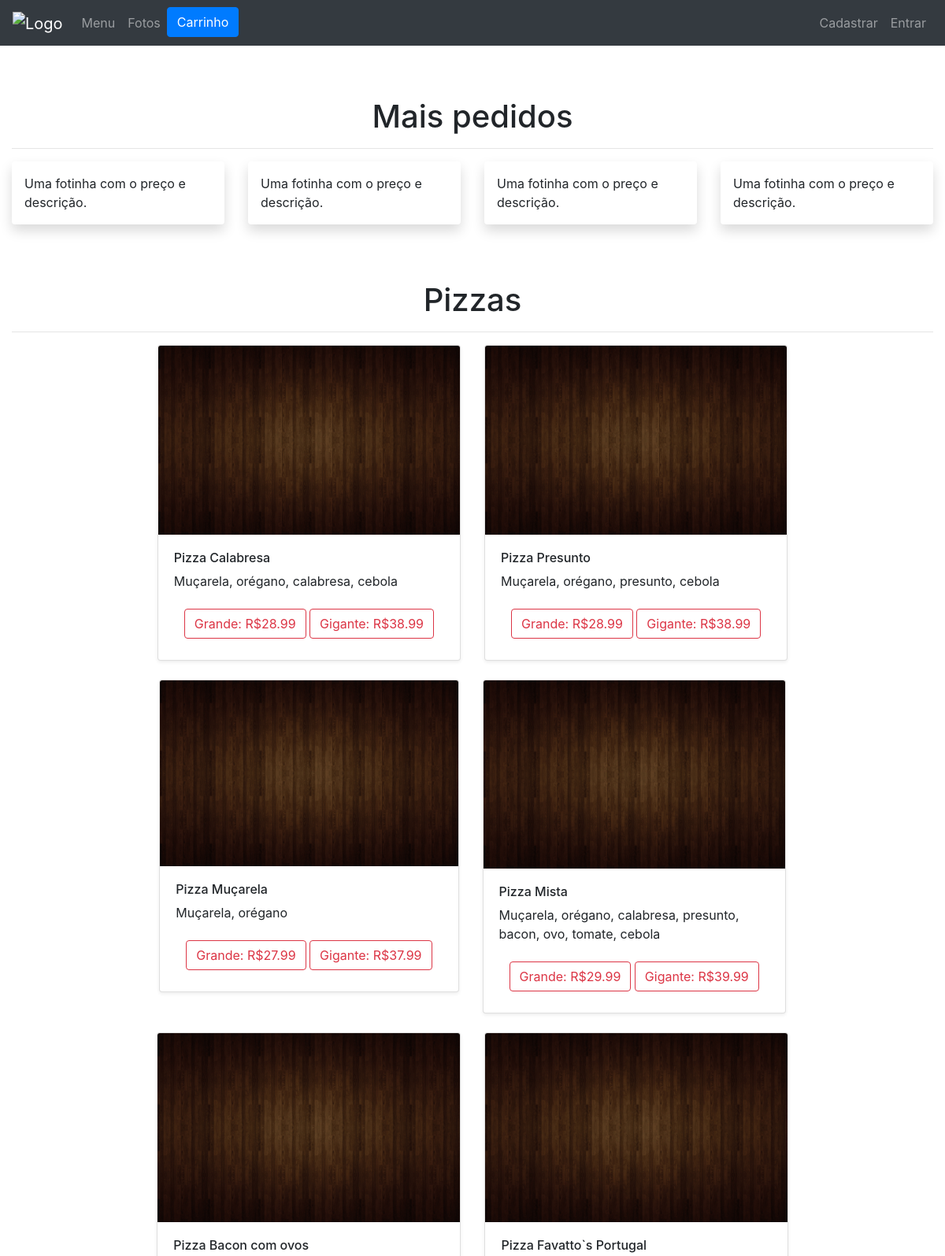
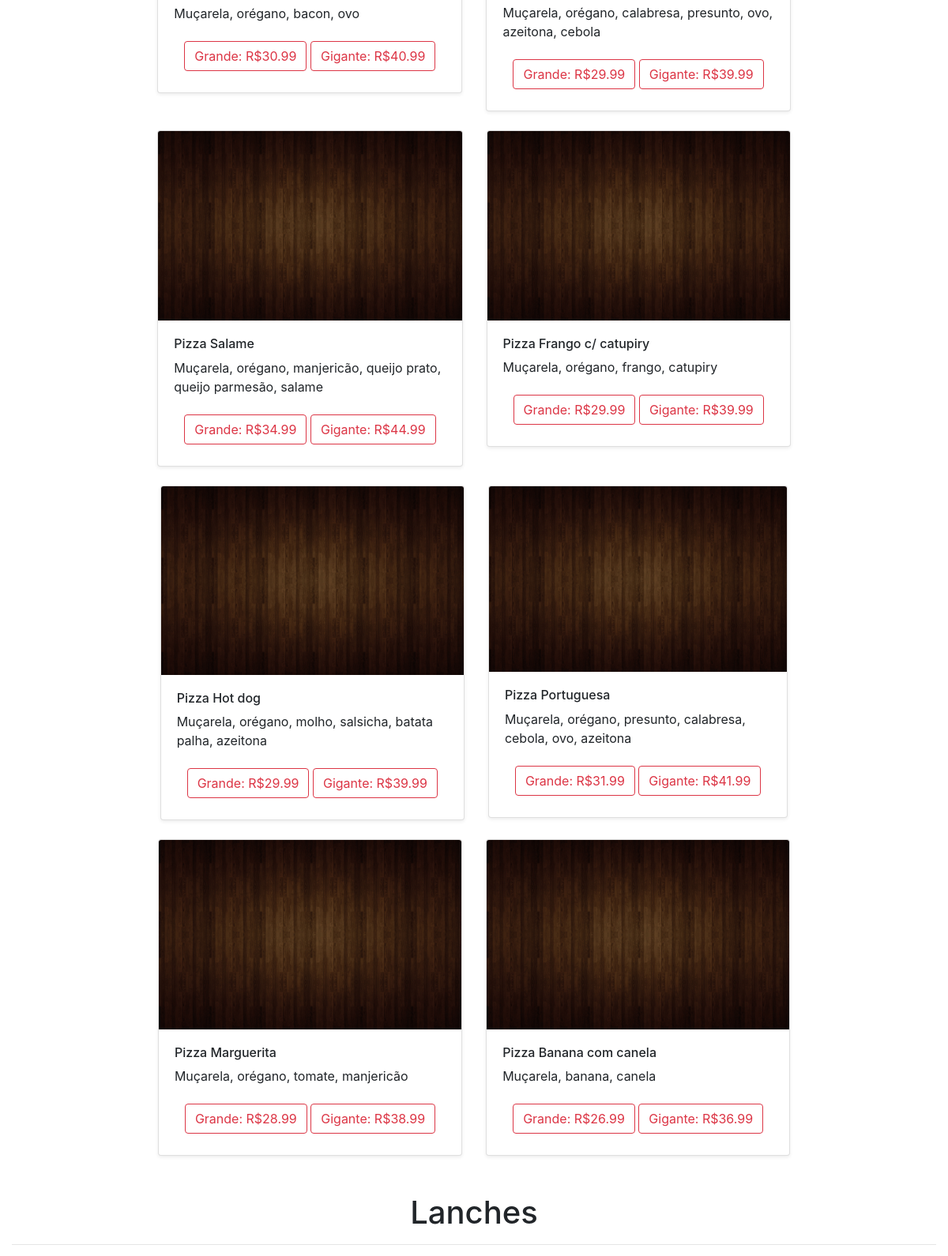
/Inicial/index.php (upper part), run on the app's committed database (2 pictures, top to bottom).
### tables this page shows
CREATE TABLE produto(
    id int AUTO_INCREMENT,
    nome varchar(50),
    descricao varchar (300),
    qtdd_vendida int,
    preco_normal float,
    preco_grande float,
    preco_gigante float,
    categoria int,
    imagem varchar(2048),
    estado boolean,
    primary key (id),
    foreign key (categoria) references categoria(id)
);

### Inicial/model.php (called while the page is built, shortened)
<?php
function PegarProdutos($categoria){
    $con = CriarConexao();
    $consulta = $con->prepare("SELECT * FROM produto WHERE categoria = :categoria");
    $consulta->bindValue(':categoria', $categoria);
    $consulta->execute();
    $dados = $consulta->fetchAll();
    return $dados;
}
?>

### Inicial/ctrl.php (called while the page is built)
<?php
require_once("model.php");
function listarProdutos($categoria) {
    return PegarProdutos($categoria);
}
?>

### Inicial/index.php (the view, shortened to what this page needs)
<!doctype html>
<html>
<head>
  <link rel="stylesheet" href="../Estilo/Perfil.css">
  <link rel="stylesheet" href="../Estilo/bootstrap-4.1.3-dist/css/bootstrap.min.css">
</head>
<body>
  <nav class="navbar navbar-expand-sm bg-dark navbar-dark fixed-top">
      <a class="navbar-brand" href="#">
              <img src="bird.jpg" alt="Logo" style="width:40px;">
      </a>
      <div class="collapse navbar-collapse" id="collapsibleNavbar">
      <ul class="navbar-nav">
        <li class="nav-item dropdown">
          <a class="nav-link" href="../Inicial/index.php">Menu</a>
        </li>
        <li class="nav-item">
          <a class="nav-link" href="../Fotos/pagfotosView.php">Fotos</a>
        </li>
        <li class="nav-item">
          <a href="#" class="btn btn-primary" data-toggle="popover" data-popover-content="#a1" data-placement="top">Carrinho</a>
        </li>
      </ul>
    </div>
    <?php
    if (!isset($_SESSION["logi"])) {
      echo '
      <div class ="collapse navbar-collapse" id="collapsibleNavbar">
      <ul class ="navbar-nav ml-auto">
      <li class="nav-item">
       <a class="nav-link" href="../Cadastro/CadastroView.php">Cadastrar</a>
      </li>
      <li class="nav-item">
       <a class="nav-link" href="../Login/LoginView.php">Entrar</a>
      </li>
      </ul>
        </div>';
    }
    ?>
  </nav>
  <div class="container-fluid" style="margin-top: 100px;">
    <br>
    <h1 style="text-align: center">Mais pedidos </h1>
    <hr>
    <div class="row">
      <div class="col-sm">
        <div class="shadow p-3 mb-5 bg-white rounded">
          Uma fotinha com o preço e descrição.
        </div>
      </div>
      <div class="col-sm">
        <div class="shadow p-3 mb-5 bg-white rounded">
          Uma fotinha com o preço e descrição.
        </div>
      </div>
      <div class="col-sm">
        <div class="shadow p-3 mb-5 bg-white rounded">
          Uma fotinha com o preço e descrição.
        </div>
      </div>
      <div class="col-sm">
        <div class="shadow p-3 mb-5 bg-white rounded">
          Uma fotinha com o preço e descrição.
        </div>
      </div>
    </div>
    <br>
    <h1 style="text-align: center">Pizzas </h1>
    <hr>
    <div class="row justify-content-center">
      <?php
      require_once("ctrl.php");
      $produtos = listarProdutos(1);
      foreach ($produtos as $produto) {
        ?>
        <div class="col-md-4" style="max-width: 777px;">
          <div class="card mb-4 shadow-sm">
            <img class="card-img-top" src="<?php echo $produto['imagem']; ?>" alt="<?php echo $produto['nome']; ?>">
            <div class="card-body">
              <h6> <?php echo $produto['nome']; ?> </h6>
              <p class="card-text"><?php echo $produto['descricao']; ?></p>
              <div class="d-flex justify-content-between align-items-center">
              <div class="btn">
                  <?php
                  require_once("../PagUsuario/PerfilCtrl.php");
                    if (isset($login)) {
                      $dados = PegardadosCtrl($login);
                      if ($dados['adm']) {
                        ?>
                      <a class="btn btn-bg btn-outline-danger" href="../EditarProduto/EditarPView.php?id=<?php echo $produto["id"]?>&categoria=1">Editar</a>
                      <a class="btn btn-bg btn-outline-danger" href="../CriarProd/CriarProdView.php">Criar novo produto</a>
                      <button class="btn btn-bg btn-outline-danger" onclick="excluir_prod(<?php echo $produto['id']?>)">Excluir</button>
                      <?php
                      }
                      else{
                      ?>
                        <button type="button" class="btn btn-bg btn-outline-danger" onclick="adicionar_carrinho(<?php echo $produto['id'] ?>,'<?php echo $produto['nome'] ?>', 'grande', <?php echo $produto['preco_grande'] ?>, '<?php echo $produto['descricao'] ?>' );"><?php echo "Grande: R$" . $produto['preco_grande'] ?></button>
                        <button type="button" class="btn btn-bg btn-outline-danger" onclick="adicionar_carrinho(<?php echo $produto['id'] ?>,'<?php echo $produto['nome'] ?>','gigante', <?php echo $produto['preco_gigante'] ?>, '<?php echo $produto['descricao'] ?>' );"><?php echo "Gigante: R$" . $produto['preco_gigante'] ?></button>
                      <?php
                      }
                    }
                    elseif (!isset($login) || !$dados['adm']) {
                      ?>
                    <button type="button" class="btn btn-bg btn-outline-danger" onclick="adicionar_carrinho(<?php echo $produto['id'] ?>,'<?php echo $produto['nome'] ?>', 'grande', <?php echo $produto['preco_grande'] ?>, '<?php echo $produto['descricao'] ?>' );"><?php echo "Grande: R$" . $produto['preco_grande'] ?></button>
                    <button type="button" class="btn btn-bg btn-outline-danger" onclick="adicionar_carrinho(<?php echo $produto['id'] ?>,'<?php echo $produto['nome'] ?>','gigante', <?php echo $produto['preco_gigante'] ?>, '<?php echo $produto['descricao'] ?>' );"><?php echo "Gigante: R$" . $produto['preco_gigante'] ?></button>
                    <?php
                    }
                    ?>
              </div>
              </div>
            </div>
          </div>
        </div>
      <?php
      }
      ?>
    </div>
    <br>
    <h1 style="text-align: center">Lanches </h1>
    <hr>
      <?php
      require_once "ctrl.php";
        ?>
    <br>
      <?php
      require_once "ctrl.php";
        ?>
      <?php
      require_once "ctrl.php";
        ?>
      <?php
      require_once "ctrl.php";
        ?>
  </div>
</body>
</html>

### data on the page
produto: imagem (picture), nome "Pizza Calabresa", descricao "Muçarela, orégano, calabresa, cebola", preco_grande "28.99", preco_gigante "38.99"
produto: imagem (picture), nome "Pizza Presunto", descricao "Muçarela, orégano, presunto, cebola", preco_grande "28.99", preco_gigante "38.99"
produto: imagem (picture), nome "Pizza Muçarela", descricao "Muçarela, orégano", preco_grande "27.99", preco_gigante "37.99"
produto: imagem (picture), nome "Pizza Mista", descricao "Muçarela, orégano, calabresa, presunto, bacon, ovo, tomate, cebola", preco_grande "29.99", preco_gigante "39.99"
produto: imagem (picture), nome "Pizza Bacon com ovos", descricao "Muçarela, orégano, bacon, ovo", preco_grande "30.99", preco_gigante "40.99"
produto: imagem (picture), nome "Pizza Favatto`s Portugal", descricao "Muçarela, orégano, calabresa, presunto, ovo, azeitona, cebola", preco_grande "29.99", preco_gigante "39.99"
produto: imagem (picture), nome "Pizza Salame", descricao "Muçarela, orégano, manjericão, queijo prato, queijo parmesão, salame", preco_grande "34.99", preco_gigante "44.99"
produto: imagem (picture), nome "Pizza Frango c/ catupiry", descricao "Muçarela, orégano, frango, catupiry", preco_grande "29.99", preco_gigante "39.99"
produto: imagem (picture), nome "Pizza Hot dog", descricao "Muçarela, orégano, molho, salsicha, batata palha, azeitona", preco_grande "29.99", preco_gigante "39.99"
produto: imagem (picture), nome "Pizza Portuguesa", descricao "Muçarela, orégano, presunto, calabresa, cebola, ovo, azeitona", preco_grande "31.99", preco_gigante "41.99"
produto: imagem (picture), nome "Pizza Marguerita", descricao "Muçarela, orégano, tomate, manjericão", preco_grande "28.99", preco_gigante "38.99"
produto: imagem (picture), nome "Pizza Banana com canela", descricao "Muçarela, banana, canela", preco_grande "26.99", preco_gigante "36.99"
